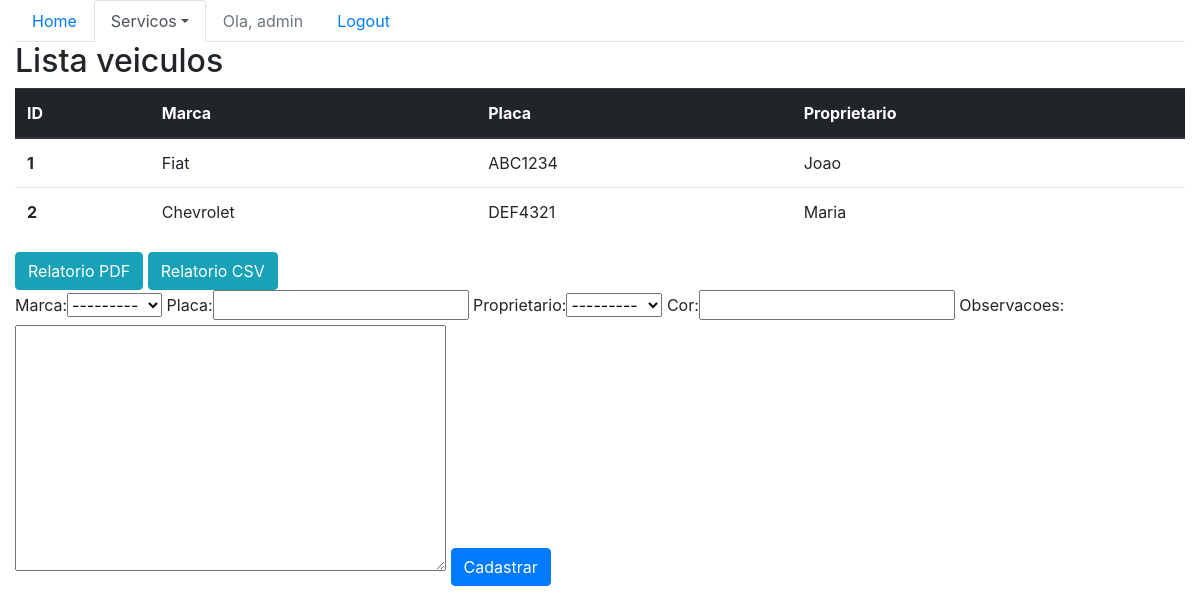
The app's page /sistema/veiculos/ (signed in), older data.
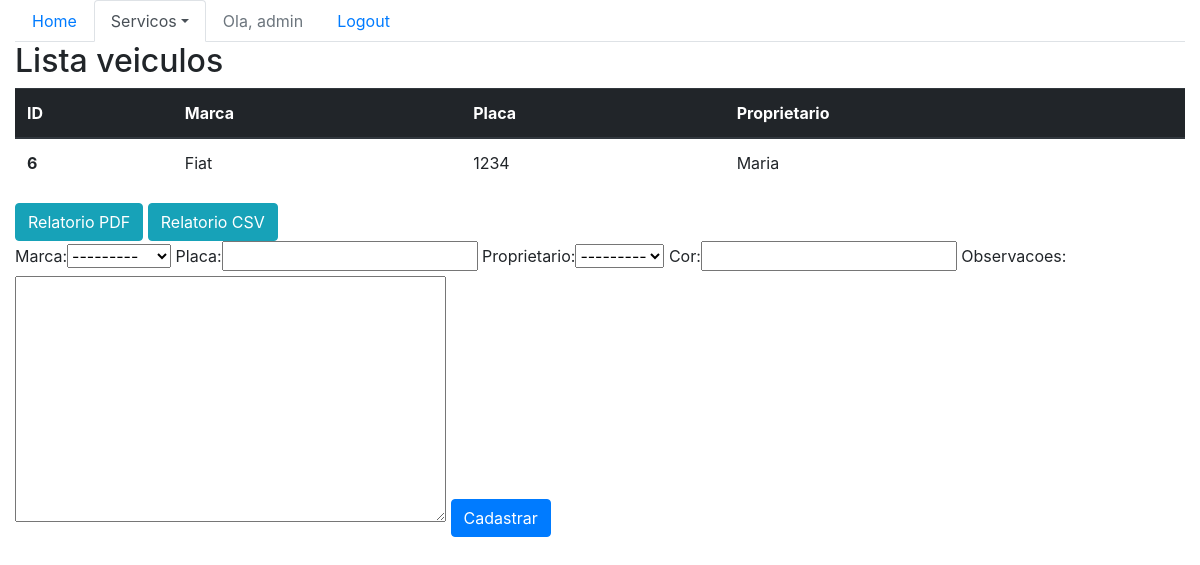
The same page, newer data.
### core/models.py (models this page shows, shortened)
class Veiculo(models.Model):
    marca = models.ForeignKey(Marca, on_delete=models.CASCADE)
    placa = models.CharField(max_length=7)
    proprietario = models.ForeignKey(Pessoa, on_delete=models.PROTECT)
    cor = models.CharField(max_length=15)
    observacoes = models.TextField()

class Marca(models.Model):
    nome = models.CharField(max_length=50)
    def __str__(self):
        return self.nome

class Pessoa(models.Model):
    nome = models.CharField(max_length=100)
    endereco = models.CharField(max_length=200)
    telefone = models.CharField(max_length=20)
    def __str__(self):
        return self.nome

### core/views.py (the view)
@login_required()
def lista_veiculos(request):
    form = VeiculoForm()
    veiculos = Veiculo.objects.all()
    data = {'veiculos': veiculos, 'form': form}
    return render(request, 'core/lista_veiculos.html', data)

### core/forms.py
class VeiculoForm(ModelForm):
    class Meta:
        model = Veiculo
        fields = '__all__'

### core/templates/core/lista_veiculos.html (shortened to what this page needs)
{% extends 'base.html' %}
{% load bootstrap %}
{% block menu%}
    <ul class="nav nav-tabs">
        <li class="nav-item">
            <a class="nav-link" href="{% url 'core_home' %}">Home</a>
        </li>
        <li class="nav-item dropdown">
        <li class="nav-item active dropdown">
            <a class="nav-link dropdown-toggle active" data-toggle="dropdown" href="#" role="button" aria-haspopup="true" aria-expanded="false">Servicos</a>
        </li>
        {% if user.is_authenticated %}
        <li class="nav-item">
                <a class="nav-link disabled" href="">Ola, {{ user }}</a>
        </li>
        <li class="nav-item">
                <a class="nav-link" href="{% url 'logout' %}">Logout</a>
        </li>
    {% else %}
    <li class="nav-item">
            <a class="nav-link" href="{% url 'login' %}">Login</a>
    </li>
    {% endif %}
    </ul>
{% endblock %}
{% block main %}
<div class="row">
    <div class="col">
        <h2>Lista veiculos</h2>
        <table class="table">
                <thead class="thead-dark">
                    <tr>
                    <th scope="col">ID</th>
                    <th scope="col">Marca</th>
                    <th scope="col">Placa</th>
                    <th scope="col">Proprietario</th>
                    </tr>
                </thead>
                <tbody>
                    {% for veiculo in veiculos %}
                    <tr>
                    <th scope="row">{{ veiculo.id }}</th>
                    <td>{{ veiculo.marca }}</td>
                    <td>{{ veiculo.placa }}</td>
                    <td>{{ veiculo.proprietario }}</td>
                    </tr>
                    {% endfor %}
                </tbody>
            </table>
    <a class="btn btn-info" href="{% url 'relatorio_pdf' %}">Relatorio PDF</a>
    <a class="btn btn-info" href="{% url 'relatorio_csv' %}">Relatorio CSV</a>
        <form action="{% url 'core_veiculo_novo' %}" method="POST">
            {{ form|bootstrap }}
            <button type="submit" class="btn btn-primary">Cadastrar</button>
        </form>
    </div>
</div>
{% endblock %}

Row changes from the older to the newer data that the page shows:
removed Veiculo: id "1", marca "Fiat", placa "ABC1234", proprietario "Joao"
removed Veiculo: id "2", marca "Chevrolet", placa "DEF4321", proprietario "Maria"
added Veiculo: id "6", marca "Fiat", placa "1234", proprietario "Maria"
